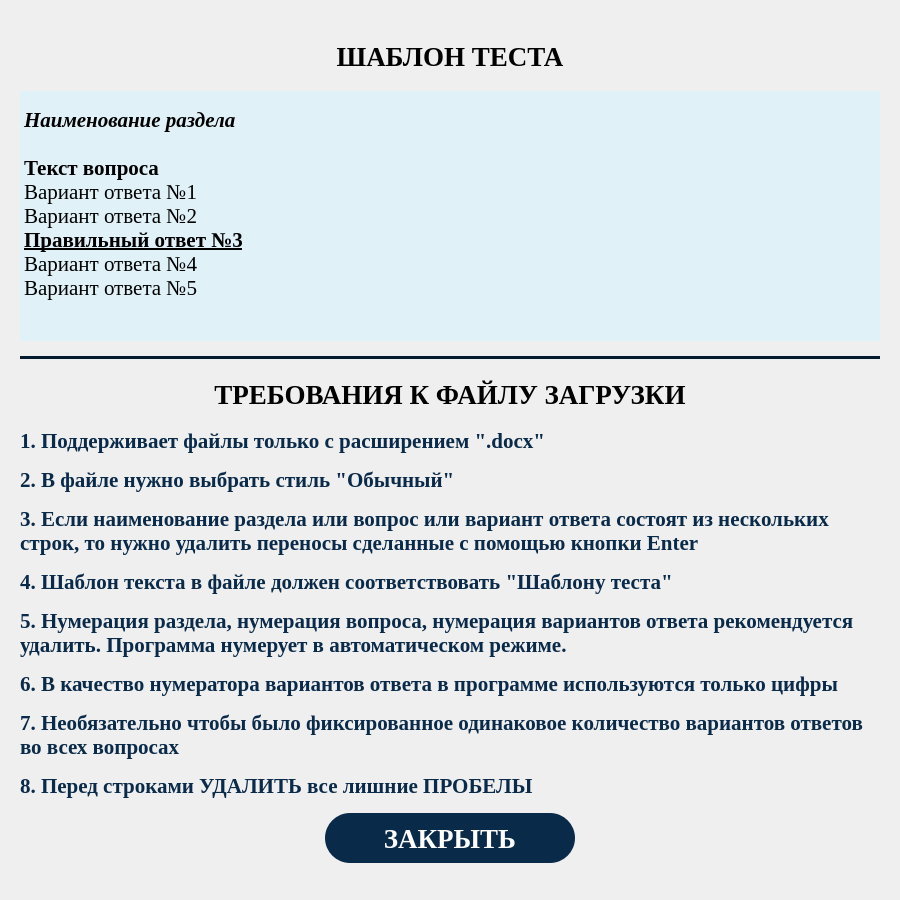
<?xml version="1.0" encoding="UTF-8"?>
<ui version="4.0">
 <class>Form</class>
 <widget class="QWidget" name="Form">
  <property name="enabled">
   <bool>true</bool>
  </property>
  <property name="geometry">
   <rect>
    <x>0</x>
    <y>0</y>
    <width>900</width>
    <height>900</height>
   </rect>
  </property>
  <property name="minimumSize">
   <size>
    <width>900</width>
    <height>900</height>
   </size>
  </property>
  <property name="maximumSize">
   <size>
    <width>900</width>
    <height>900</height>
   </size>
  </property>
  <property name="font">
   <font>
    <family>Times New Roman</family>
    <pointsize>20</pointsize>
    <weight>75</weight>
    <bold>true</bold>
   </font>
  </property>
  <property name="focusPolicy">
   <enum>Qt::WheelFocus</enum>
  </property>
  <property name="windowTitle">
   <string>Требования к файлу</string>
  </property>
  <property name="styleSheet">
   <string notr="true"/>
  </property>
  <layout class="QVBoxLayout" name="verticalLayout_2">
   <property name="spacing">
    <number>15</number>
   </property>
   <property name="leftMargin">
    <number>20</number>
   </property>
   <property name="topMargin">
    <number>0</number>
   </property>
   <property name="rightMargin">
    <number>20</number>
   </property>
   <property name="bottomMargin">
    <number>0</number>
   </property>
   <item>
    <spacer name="verticalSpacer_2">
     <property name="orientation">
      <enum>Qt::Vertical</enum>
     </property>
     <property name="sizeHint" stdset="0">
      <size>
       <width>20</width>
       <height>40</height>
      </size>
     </property>
    </spacer>
   </item>
   <item>
    <widget class="QLabel" name="label_2">
     <property name="sizePolicy">
      <sizepolicy hsizetype="Preferred" vsizetype="Preferred">
       <horstretch>0</horstretch>
       <verstretch>0</verstretch>
      </sizepolicy>
     </property>
     <property name="minimumSize">
      <size>
       <width>0</width>
       <height>40</height>
      </size>
     </property>
     <property name="font">
      <font>
       <family>Times New Roman</family>
       <pointsize>20</pointsize>
       <weight>75</weight>
       <bold>true</bold>
      </font>
     </property>
     <property name="styleSheet">
      <string notr="true"/>
     </property>
     <property name="text">
      <string>ШАБЛОН ТЕСТА</string>
     </property>
     <property name="alignment">
      <set>Qt::AlignCenter</set>
     </property>
    </widget>
   </item>
   <item>
    <widget class="QTextBrowser" name="textBrowser">
     <property name="sizePolicy">
      <sizepolicy hsizetype="Expanding" vsizetype="Expanding">
       <horstretch>0</horstretch>
       <verstretch>0</verstretch>
      </sizepolicy>
     </property>
     <property name="minimumSize">
      <size>
       <width>0</width>
       <height>250</height>
      </size>
     </property>
     <property name="maximumSize">
      <size>
       <width>16777215</width>
       <height>250</height>
      </size>
     </property>
     <property name="baseSize">
      <size>
       <width>0</width>
       <height>0</height>
      </size>
     </property>
     <property name="autoFillBackground">
      <bool>false</bool>
     </property>
     <property name="styleSheet">
      <string notr="true">QTextBrowser {
	background-color: #E0F1F8;
}</string>
     </property>
     <property name="frameShape">
      <enum>QFrame::NoFrame</enum>
     </property>
     <property name="frameShadow">
      <enum>QFrame::Plain</enum>
     </property>
     <property name="sizeAdjustPolicy">
      <enum>QAbstractScrollArea::AdjustToContents</enum>
     </property>
     <property name="html">
      <string>&lt;!DOCTYPE HTML PUBLIC &quot;-//W3C//DTD HTML 4.0//EN&quot; &quot;http://www.w3.org/TR/REC-html40/strict.dtd&quot;&gt;
&lt;html&gt;&lt;head&gt;&lt;meta name=&quot;qrichtext&quot; content=&quot;1&quot; /&gt;&lt;style type=&quot;text/css&quot;&gt;
p, li { white-space: pre-wrap; }
&lt;/style&gt;&lt;/head&gt;&lt;body style=&quot; font-family:'Times New Roman'; font-size:20pt; font-weight:600; font-style:normal;&quot;&gt;
&lt;p style=&quot;-qt-paragraph-type:empty; margin-top:0px; margin-bottom:0px; margin-left:0px; margin-right:0px; -qt-block-indent:0; text-indent:0px; font-family:'MS Shell Dlg 2'; font-size:8.25pt; font-weight:400;&quot;&gt;&lt;br /&gt;&lt;/p&gt;
&lt;p style=&quot; margin-top:0px; margin-bottom:0px; margin-left:0px; margin-right:0px; -qt-block-indent:0; text-indent:0px;&quot;&gt;&lt;span style=&quot; font-family:'MS Shell Dlg 2'; font-size:16pt; font-style:italic;&quot;&gt;Наименование раздела&lt;/span&gt;&lt;/p&gt;
&lt;p style=&quot;-qt-paragraph-type:empty; margin-top:0px; margin-bottom:0px; margin-left:0px; margin-right:0px; -qt-block-indent:0; text-indent:0px; font-family:'MS Shell Dlg 2'; font-size:16pt; font-style:italic;&quot;&gt;&lt;br /&gt;&lt;/p&gt;
&lt;p style=&quot; margin-top:0px; margin-bottom:0px; margin-left:0px; margin-right:0px; -qt-block-indent:0; text-indent:0px;&quot;&gt;&lt;span style=&quot; font-family:'MS Shell Dlg 2'; font-size:16pt;&quot;&gt;Текст вопроса&lt;/span&gt;&lt;/p&gt;
&lt;p style=&quot; margin-top:0px; margin-bottom:0px; margin-left:0px; margin-right:0px; -qt-block-indent:0; text-indent:0px;&quot;&gt;&lt;span style=&quot; font-family:'MS Shell Dlg 2'; font-size:16pt; font-weight:400;&quot;&gt;Вариант ответа №1&lt;/span&gt;&lt;/p&gt;
&lt;p style=&quot; margin-top:0px; margin-bottom:0px; margin-left:0px; margin-right:0px; -qt-block-indent:0; text-indent:0px;&quot;&gt;&lt;span style=&quot; font-family:'MS Shell Dlg 2'; font-size:16pt; font-weight:400;&quot;&gt;Вариант ответа №2&lt;/span&gt;&lt;/p&gt;
&lt;p style=&quot; margin-top:0px; margin-bottom:0px; margin-left:0px; margin-right:0px; -qt-block-indent:0; text-indent:0px;&quot;&gt;&lt;span style=&quot; font-family:'MS Shell Dlg 2'; font-size:16pt; text-decoration: underline;&quot;&gt;Правильный ответ №3&lt;/span&gt;&lt;/p&gt;
&lt;p style=&quot; margin-top:0px; margin-bottom:0px; margin-left:0px; margin-right:0px; -qt-block-indent:0; text-indent:0px;&quot;&gt;&lt;span style=&quot; font-family:'MS Shell Dlg 2'; font-size:16pt; font-weight:400;&quot;&gt;Вариант ответа №4&lt;/span&gt;&lt;/p&gt;
&lt;p style=&quot; margin-top:0px; margin-bottom:0px; margin-left:0px; margin-right:0px; -qt-block-indent:0; text-indent:0px;&quot;&gt;&lt;span style=&quot; font-family:'MS Shell Dlg 2'; font-size:16pt; font-weight:400;&quot;&gt;Вариант ответа №5&lt;/span&gt;&lt;/p&gt;&lt;/body&gt;&lt;/html&gt;</string>
     </property>
     <property name="overwriteMode">
      <bool>false</bool>
     </property>
     <property name="acceptRichText">
      <bool>true</bool>
     </property>
     <property name="textInteractionFlags">
      <set>Qt::NoTextInteraction</set>
     </property>
     <property name="openLinks">
      <bool>false</bool>
     </property>
    </widget>
   </item>
   <item>
    <widget class="Line" name="line">
     <property name="styleSheet">
      <string notr="true">color: #031A2F;</string>
     </property>
     <property name="frameShadow">
      <enum>QFrame::Plain</enum>
     </property>
     <property name="lineWidth">
      <number>5</number>
     </property>
     <property name="orientation">
      <enum>Qt::Horizontal</enum>
     </property>
    </widget>
   </item>
   <item>
    <widget class="QLabel" name="label_3">
     <property name="sizePolicy">
      <sizepolicy hsizetype="Preferred" vsizetype="Preferred">
       <horstretch>0</horstretch>
       <verstretch>0</verstretch>
      </sizepolicy>
     </property>
     <property name="minimumSize">
      <size>
       <width>0</width>
       <height>40</height>
      </size>
     </property>
     <property name="font">
      <font>
       <family>Times New Roman</family>
       <pointsize>20</pointsize>
       <weight>75</weight>
       <bold>true</bold>
      </font>
     </property>
     <property name="styleSheet">
      <string notr="true"/>
     </property>
     <property name="text">
      <string>ТРЕБОВАНИЯ К ФАЙЛУ ЗАГРУЗКИ</string>
     </property>
     <property name="alignment">
      <set>Qt::AlignCenter</set>
     </property>
    </widget>
   </item>
   <item>
    <widget class="QLabel" name="label">
     <property name="font">
      <font>
       <family>Times New Roman</family>
       <pointsize>16</pointsize>
       <weight>75</weight>
       <bold>true</bold>
      </font>
     </property>
     <property name="styleSheet">
      <string notr="true">color: #0A2A49;</string>
     </property>
     <property name="text">
      <string>1. Поддерживает файлы только с расширением &quot;.docx&quot;</string>
     </property>
    </widget>
   </item>
   <item>
    <widget class="QLabel" name="label_4">
     <property name="font">
      <font>
       <family>Times New Roman</family>
       <pointsize>16</pointsize>
       <weight>75</weight>
       <bold>true</bold>
      </font>
     </property>
     <property name="styleSheet">
      <string notr="true">color: #0A2A49;</string>
     </property>
     <property name="text">
      <string>2. В файле нужно выбрать стиль &quot;Обычный&quot;</string>
     </property>
    </widget>
   </item>
   <item>
    <widget class="QLabel" name="label_5">
     <property name="font">
      <font>
       <family>Times New Roman</family>
       <pointsize>16</pointsize>
       <weight>75</weight>
       <bold>true</bold>
      </font>
     </property>
     <property name="styleSheet">
      <string notr="true">color: #0A2A49;</string>
     </property>
     <property name="text">
      <string>3. Если наименование раздела или вопрос или вариант ответа состоят из нескольких строк, то нужно удалить переносы сделанные с помощью кнопки Enter</string>
     </property>
     <property name="wordWrap">
      <bool>true</bool>
     </property>
    </widget>
   </item>
   <item>
    <widget class="QLabel" name="label_6">
     <property name="font">
      <font>
       <family>Times New Roman</family>
       <pointsize>16</pointsize>
       <weight>75</weight>
       <bold>true</bold>
      </font>
     </property>
     <property name="styleSheet">
      <string notr="true">color: #0A2A49;</string>
     </property>
     <property name="text">
      <string>4. Шаблон текста в файле должен соответствовать &quot;Шаблону теста&quot;</string>
     </property>
    </widget>
   </item>
   <item>
    <widget class="QLabel" name="label_7">
     <property name="font">
      <font>
       <family>Times New Roman</family>
       <pointsize>16</pointsize>
       <weight>75</weight>
       <bold>true</bold>
      </font>
     </property>
     <property name="styleSheet">
      <string notr="true">color: #0A2A49;</string>
     </property>
     <property name="text">
      <string>5. Нумерация раздела, нумерация вопроса, нумерация вариантов ответа рекомендуется удалить. Программа нумерует в автоматическом режиме.</string>
     </property>
     <property name="wordWrap">
      <bool>true</bool>
     </property>
    </widget>
   </item>
   <item>
    <widget class="QLabel" name="label_8">
     <property name="font">
      <font>
       <family>Times New Roman</family>
       <pointsize>16</pointsize>
       <weight>75</weight>
       <bold>true</bold>
      </font>
     </property>
     <property name="styleSheet">
      <string notr="true">color: #0A2A49;</string>
     </property>
     <property name="text">
      <string>6. В качество нумератора вариантов ответа в программе используются только цифры</string>
     </property>
     <property name="wordWrap">
      <bool>true</bool>
     </property>
    </widget>
   </item>
   <item>
    <widget class="QLabel" name="label_9">
     <property name="font">
      <font>
       <family>Times New Roman</family>
       <pointsize>16</pointsize>
       <weight>75</weight>
       <bold>true</bold>
      </font>
     </property>
     <property name="styleSheet">
      <string notr="true">color: #0A2A49;</string>
     </property>
     <property name="text">
      <string>7. Необязательно чтобы было фиксированное одинаковое количество вариантов ответов во всех вопросах</string>
     </property>
     <property name="wordWrap">
      <bool>true</bool>
     </property>
    </widget>
   </item>
   <item>
    <widget class="QLabel" name="label_10">
     <property name="font">
      <font>
       <family>Times New Roman</family>
       <pointsize>16</pointsize>
       <weight>75</weight>
       <bold>true</bold>
      </font>
     </property>
     <property name="styleSheet">
      <string notr="true">color: #0A2A49;</string>
     </property>
     <property name="text">
      <string>8. Перед строками УДАЛИТЬ все лишние ПРОБЕЛЫ</string>
     </property>
     <property name="wordWrap">
      <bool>true</bool>
     </property>
    </widget>
   </item>
   <item>
    <layout class="QHBoxLayout" name="horizontalLayout">
     <item>
      <spacer name="horizontalSpacer">
       <property name="orientation">
        <enum>Qt::Horizontal</enum>
       </property>
       <property name="sizeHint" stdset="0">
        <size>
         <width>40</width>
         <height>20</height>
        </size>
       </property>
      </spacer>
     </item>
     <item>
      <widget class="QPushButton" name="closeBtn">
       <property name="minimumSize">
        <size>
         <width>250</width>
         <height>50</height>
        </size>
       </property>
       <property name="baseSize">
        <size>
         <width>250</width>
         <height>50</height>
        </size>
       </property>
       <property name="font">
        <font>
         <family>Times New Roman</family>
         <pointsize>20</pointsize>
         <weight>75</weight>
         <bold>true</bold>
        </font>
       </property>
       <property name="styleSheet">
        <string notr="true">QPushButton {
	background-color: #0A2A49;
	border-radius: 25px;
	color: #FFFFFF;
}

QPushButton:hover {
     background-color: #0B263B;
 }

QPushButton:pressed {
     background-color: #0A2A49;
 }

QPushButton:disabled {
 	background-color: #1F4971;
	color: grey;
 }</string>
       </property>
       <property name="text">
        <string>ЗАКРЫТЬ</string>
       </property>
      </widget>
     </item>
     <item>
      <spacer name="horizontalSpacer_2">
       <property name="orientation">
        <enum>Qt::Horizontal</enum>
       </property>
       <property name="sizeHint" stdset="0">
        <size>
         <width>40</width>
         <height>20</height>
        </size>
       </property>
      </spacer>
     </item>
    </layout>
   </item>
   <item>
    <spacer name="verticalSpacer">
     <property name="orientation">
      <enum>Qt::Vertical</enum>
     </property>
     <property name="sizeHint" stdset="0">
      <size>
       <width>20</width>
       <height>40</height>
      </size>
     </property>
    </spacer>
   </item>
  </layout>
 </widget>
 <resources/>
 <connections/>
</ui>
